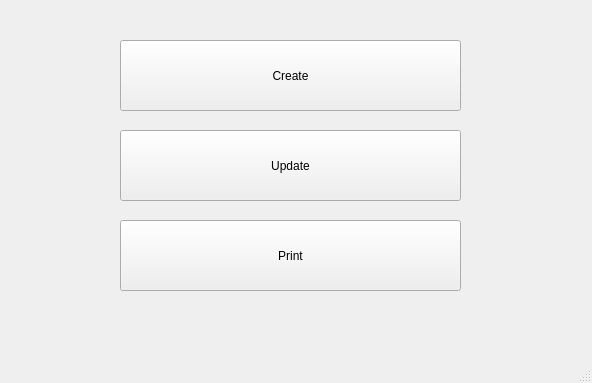
<?xml version="1.0" encoding="UTF-8"?>
<ui version="4.0">
 <class>MainWindow</class>
 <widget class="QMainWindow" name="MainWindow">
  <property name="geometry">
   <rect>
    <x>0</x>
    <y>0</y>
    <width>592</width>
    <height>383</height>
   </rect>
  </property>
  <property name="windowTitle">
   <string>MainWindow</string>
  </property>
  <widget class="QWidget" name="centralwidget">
   <widget class="QPushButton" name="StartCreateButton">
    <property name="geometry">
     <rect>
      <x>120</x>
      <y>40</y>
      <width>341</width>
      <height>71</height>
     </rect>
    </property>
    <property name="text">
     <string>Create</string>
    </property>
   </widget>
   <widget class="QPushButton" name="StartUpdateButton">
    <property name="geometry">
     <rect>
      <x>120</x>
      <y>130</y>
      <width>341</width>
      <height>71</height>
     </rect>
    </property>
    <property name="text">
     <string>Update</string>
    </property>
   </widget>
   <widget class="QPushButton" name="StartPrintButton">
    <property name="geometry">
     <rect>
      <x>120</x>
      <y>220</y>
      <width>341</width>
      <height>71</height>
     </rect>
    </property>
    <property name="text">
     <string>Print</string>
    </property>
   </widget>
  </widget>
  <widget class="QMenuBar" name="menubar">
   <property name="geometry">
    <rect>
     <x>0</x>
     <y>0</y>
     <width>592</width>
     <height>21</height>
    </rect>
   </property>
  </widget>
  <widget class="QStatusBar" name="statusbar"/>
 </widget>
 <resources/>
 <connections/>
</ui>
